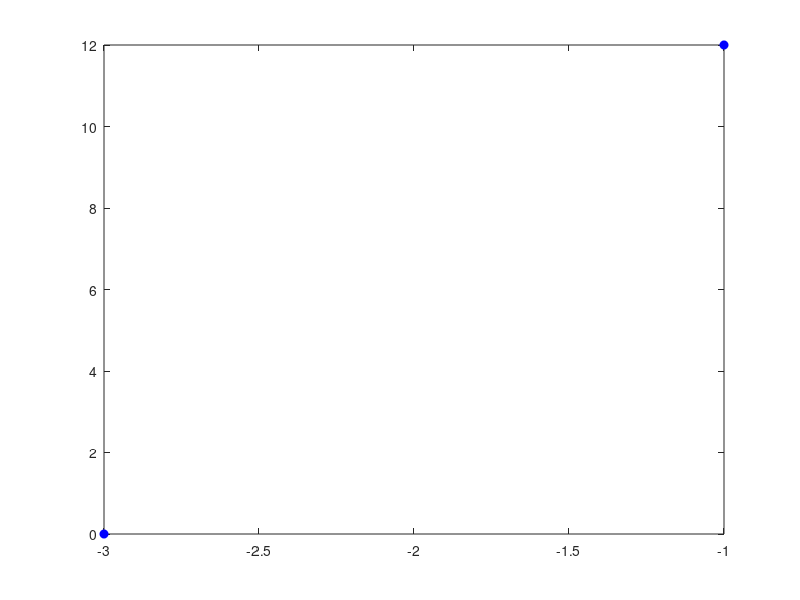

This chart was generated by the following MATLAB code: (Note: this script raises an error after producing the figure.)
%1 pavyzdzio (is irasu) sprendimas
x=[-3,-1]
y=[0,12]
%Taskai koordinaciu plokstumoje
plot(x,y,'bo','MarkerFaceColor','b')
syms a b
S=sum((y-a*x-b).^2)%nuokrypiu kvadratu suma
%dalines isvestine
a1=diff(S,a)
b1=diff(S,b)
%lygciu sistemos a1=0, b1=0 sprendimas
[aiv,biv]=solve(a1,b1)
%Ar minimumas
%Antros eiles isvestines
aa=diff(a1,a)
ab=diff(a1,b)
bb=diff(b1,b)
%Antros eiles isvestiniu reiksmes kritiniam taske
A=subs(aa,[aiv,biv])
B=subs(ab,[aiv,biv])
C=subs(bb,[aiv,biv])
delta=A*C-B.^2%Diskriminantas
if (delta>0) && (A>0)
    disp('Gautas minimumo taskas, vadinasi')
syms X
Y=aiv*X+biv %Empirine funkcija
%Braizome grafikus
ezplot(Y,[x(1)-1,x(2)+1]), hold on,
plot(x,y,'bo','MarkerFaceColor','b'), hold off, 
xlabel(' x '), ylabel('y'), title(' Empirine funkcija') 
else 
    disp('Minimumas nerastas, reikia papildomo tyrimo')
end